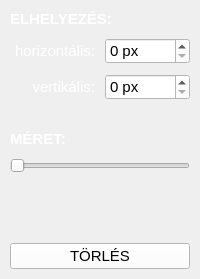
               <widget class="QWidget" name="belyegPageSzerkeszto">
                <layout class="QGridLayout" name="gridLayout_9">
                 <property name="leftMargin">
                  <number>0</number>
                 </property>
                 <property name="topMargin">
                  <number>0</number>
                 </property>
                 <property name="rightMargin">
                  <number>0</number>
                 </property>
                 <property name="bottomMargin">
                  <number>0</number>
                 </property>
                 <property name="spacing">
                  <number>0</number>
                 </property>
                 <item row="0" column="0">
                  <layout class="QVBoxLayout" name="verticalLayout_6">
                   <property name="spacing">
                    <number>30</number>
                   </property>
                   <property name="leftMargin">
                    <number>10</number>
                   </property>
                   <property name="topMargin">
                    <number>10</number>
                   </property>
                   <property name="rightMargin">
                    <number>10</number>
                   </property>
                   <property name="bottomMargin">
                    <number>10</number>
                   </property>
                   <item>
                    <layout class="QVBoxLayout" name="verticalLayout_7">
                     <property name="spacing">
                      <number>10</number>
                     </property>
                     <item>
                      <widget class="QLabel" name="label_3">
                       <property name="font">
                        <font>
                         <pointsize>11</pointsize>
                         <bold>true</bold>
                        </font>
                       </property>
                       <property name="styleSheet">
                        <string notr="true">color: rgb(255, 255, 255);</string>
                       </property>
                       <property name="text">
                        <string>ELHELYEZÉS:</string>
                       </property>
                      </widget>
                     </item>
                     <item>
                      <layout class="QGridLayout" name="gridLayout_11">
                       <property name="verticalSpacing">
                        <number>10</number>
                       </property>
                       <item row="0" column="0">
                        <widget class="QLabel" name="label_4">
                         <property name="font">
                          <font>
                           <pointsize>11</pointsize>
                          </font>
                         </property>
                         <property name="styleSheet">
                          <string notr="true">color: rgb(255, 255, 255);</string>
                         </property>
                         <property name="text">
                          <string>horizontális:</string>
                         </property>
                         <property name="alignment">
                          <set>Qt::AlignRight|Qt::AlignTrailing|Qt::AlignVCenter</set>
                         </property>
                        </widget>
                       </item>
                       <item row="1" column="0">
                        <widget class="QLabel" name="label_5">
                         <property name="font">
                          <font>
                           <pointsize>11</pointsize>
                          </font>
                         </property>
                         <property name="styleSheet">
                          <string notr="true">color: rgb(255, 255, 255);</string>
                         </property>
                         <property name="text">
                          <string>vertikális:</string>
                         </property>
                         <property name="alignment">
                          <set>Qt::AlignRight|Qt::AlignTrailing|Qt::AlignVCenter</set>
                         </property>
                        </widget>
                       </item>
                       <item row="0" column="1">
                        <widget class="QSpinBox" name="belyegHorizontalisSpinBoxSzerkeszto">
                         <property name="font">
                          <font>
                           <pointsize>11</pointsize>
                          </font>
                         </property>
                         <property name="styleSheet">
                          <string notr="true">color: rgb(0, 0, 0);
background-color: rgb(255, 255, 255);</string>
                         </property>
                         <property name="suffix">
                          <string> px</string>
                         </property>
                        </widget>
                       </item>
                       <item row="1" column="1">
                        <widget class="QSpinBox" name="belyegVertikalisSpinBoxSzerkeszto">
                         <property name="font">
                          <font>
                           <pointsize>11</pointsize>
                          </font>
                         </property>
                         <property name="styleSheet">
                          <string notr="true">color: rgb(0, 0, 0);
background-color: rgb(255, 255, 255);</string>
                         </property>
                         <property name="suffix">
                          <string> px</string>
                         </property>
                        </widget>
                       </item>
                      </layout>
                     </item>
                    </layout>
                   </item>
                   <item>
                    <layout class="QVBoxLayout" name="verticalLayout_8">
                     <property name="spacing">
                      <number>10</number>
                     </property>
                     <item>
                      <widget class="QLabel" name="label_6">
                       <property name="font">
                        <font>
                         <pointsize>11</pointsize>
                         <bold>true</bold>
                        </font>
                       </property>
                       <property name="styleSheet">
                        <string notr="true">color: rgb(255, 255, 255);</string>
                       </property>
                       <property name="text">
                        <string>MÉRET:</string>
                       </property>
                      </widget>
                     </item>
                     <item>
                      <widget class="QSlider" name="belyegMeretHorizontalSliderSzerkeszto">
                       <property name="styleSheet">
                        <string notr="true"/>
                       </property>
                       <property name="minimum">
                        <number>10</number>
                       </property>
                       <property name="maximum">
                        <number>100</number>
                       </property>
                       <property name="orientation">
                        <enum>Qt::Horizontal</enum>
                       </property>
                      </widget>
                     </item>
                    </layout>
                   </item>
                   <item>
                    <spacer name="verticalSpacer_8">
                     <property name="orientation">
                      <enum>Qt::Vertical</enum>
                     </property>
                     <property name="sizeHint" stdset="0">
                      <size>
                       <width>20</width>
                       <height>40</height>
                      </size>
                     </property>
                    </spacer>
                   </item>
                   <item>
                    <widget class="QPushButton" name="belyegTorlesPushButtonSzerkeszto">
                     <property name="font">
                      <font>
                       <pointsize>11</pointsize>
                      </font>
                     </property>
                     <property name="styleSheet">
                      <string notr="true">color: rgb(0, 0, 0);
background-color: rgb(255, 255, 255);</string>
                     </property>
                     <property name="text">
                      <string>TÖRLÉS</string>
                     </property>
                    </widget>
                   </item>
                  </layout>
                 </item>
                </layout>
               </widget>
